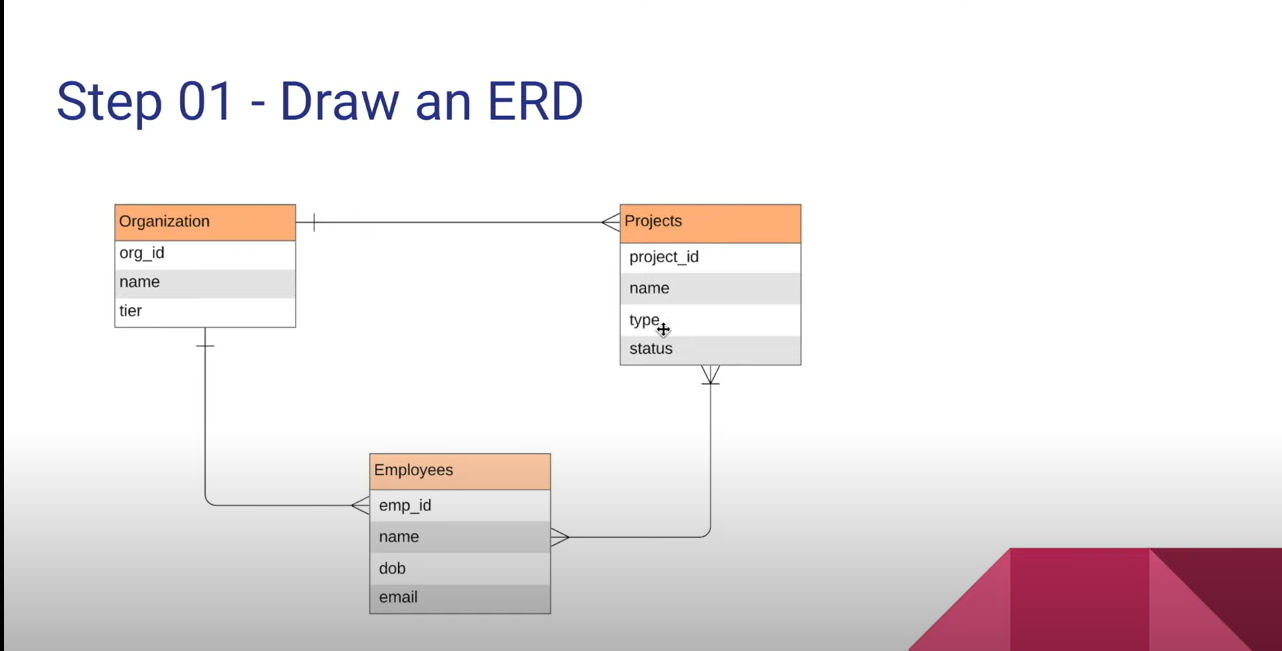
#> input picture basic/resource/dynamoDb1.PNG, 1282 x 651 px
$ python crop.py
#> lines starting #> are read from the running program, lines starting #| are printed output that depends on the picture
import cv2

img = cv2.imread("./resource/dynamoDb1.PNG")
#> img is the input picture: shape (651, 1282, 3); mean B, G, R 230.9, 230.2, 236.1

"""
Basically the images are array. so you need to
select the specific array to crop the images

1. the first value is height
2. the secound value is height
"""
imgCropped = img[0:300, 300: 600]
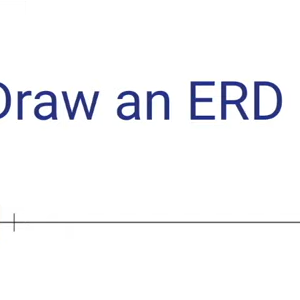
#> imgCropped: shape (300, 300, 3); mean B, G, R 249.3, 246.8, 246.4
cv2.imshow("img", img)
cv2.imshow("imgCropped", imgCropped)
cv2.waitKey(0)

$ run again, with basic/resource/shapes.png copied over basic/resource/dynamoDb1.PNG
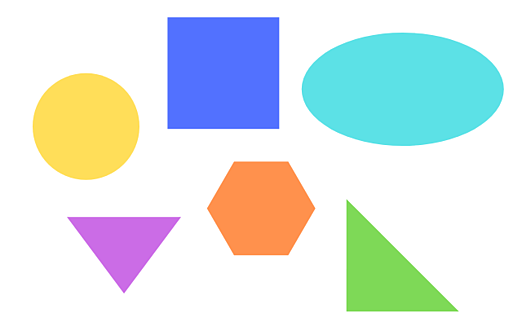
#> input picture basic/resource/shapes.png, 522 x 326 px
#> img is the input picture: shape (326, 522, 3); mean B, G, R 228.6, 229.5, 218.8
#> `imgCropped = img[0:300, 300: 600]`:
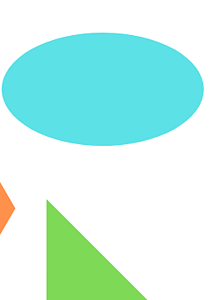
#> imgCropped: shape (300, 222, 3); mean B, G, R 234.2, 243.3, 201
